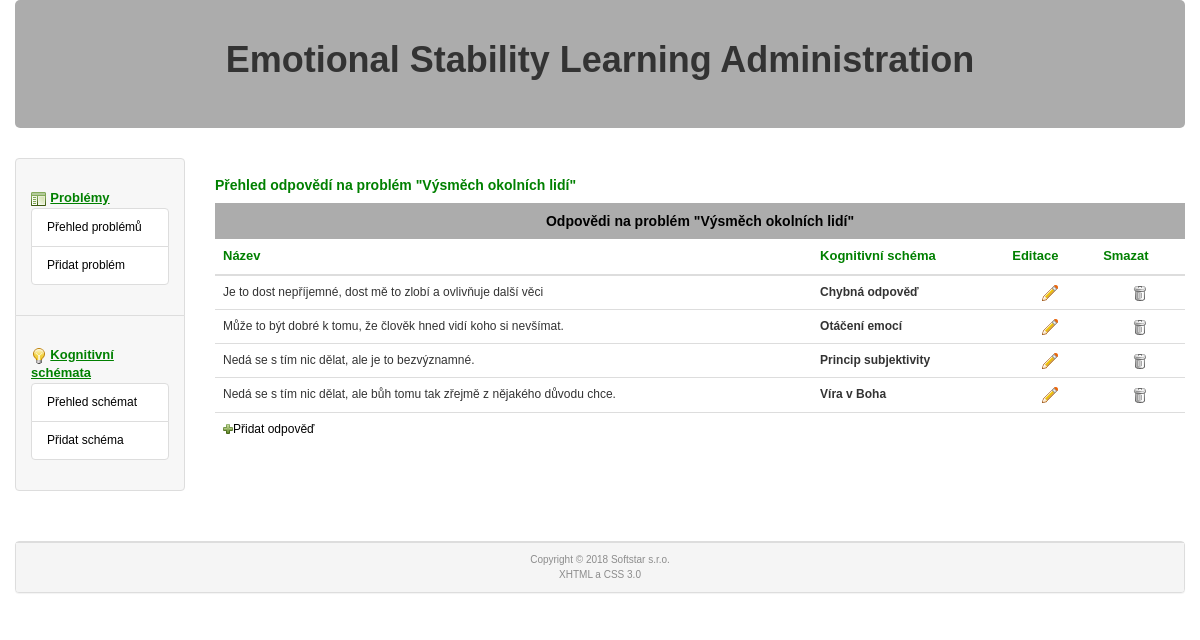
Page /administrace/?odpovedi=1&idp=1 on the committed database.
### tables this page shows
CREATE TABLE `odpoved` (
  `id_problemu` int(11) NOT NULL,
  `id_kog_schematu` int(11) NOT NULL,
  `odpoved` text NOT NULL,
  `smazano` int(1) NOT NULL DEFAULT '0'
);

CREATE TABLE `kognitivni_schema` (
  `id` int(11) NOT NULL,
  `nazev` varchar(40) NOT NULL,
  `smazano` int(1) NOT NULL DEFAULT '0'
);

### www/administrace/index.php (called while the page is built, shortened)
<?php
  $router = RouterController::getInstance();
  $router->setView();
  $router->showView();
?>

### www/administrace/models/model.php (called while the page is built, shortened)
<?php
  class model
  {
    private $db, $sever_name;
    function __construct()
    {
      $this->db = new cdb();
    }
    function __destruct()
    {
      $this->db->closedb();
    }
    function selectOne($table, array $keys)
    {
      $query = "select * from $table where";
      $i = 0;
      foreach($keys as $name => $value)
      {
        if ($i)
        {
          $query .= " and $name=$value";
        }
        else
        {
          $query .= " $name=$value";
          $i = 1;
        }
      }
      $query .= ";";
      if (!$this->db->query($query))
      {
        RouterController::getInstance()->setError($this->db->get_error());
      }
      return $this->db->get_row();
    }
    function selectArray(array $tables, array $collums, array $keys)
    {
      $query = "select ";
      $i = 0;
      foreach($collums as $collum)
      {
        if ($i)
        {
          $query .= ", $collum";
        }
        else
        {
          $query .= "$collum";
          $i = 1;
        }
      }
      $query .= " from ";
      $i = 0;
      foreach($tables as $table)
      {
        if ($i)
        {
          $query .= ", $table";
        }
        else
        {
          $query .= "$table";
          $i = 1;
        }
      }
      $query .= " where";
      $i = 0;
      foreach($keys as $name => $value)
      {
        if ($i)
        {
          $query .= " and $name=$value";
        }
        else
        {
          $query .= " $name=$value";
          $i = 1;
        }
      }
      $query .= ";";
      if (!$this->db->query($query))
      {
        RouterController::getInstance()->setError($this->db->get_error());
      }
      else
      {
        $i = 0;
        while ($item=$this->db->get_array())
        {
          if (!empty($item))
          {
            $arr[$i] = $item;
            $i++;
          }
        }
      }
      return $arr;
    }
  }
?>

### www/administrace/cfg/sql.php (called while the page is built)
<?php
  $this->server='localhost';
  $this->user='emotions';
  $this->password='emotions';
  $this->db_name='emotions';
?>

### www/administrace/models/cdb.php (called while the page is built, shortened)
<?php
class cdb {
  private $data, $querystring, $error, $conn;
  public $server, $user, $password, $db_name;
  function __construct()
  {
    require("./cfg/sql.php");
    $this->conn = null;
  }
  function connect() {
    $options=array(
      PDO::ATTR_ERRMODE => PDO::ERRMODE_EXCEPTION,
      PDO::MYSQL_ATTR_INIT_COMMAND => "SET NAMES utf8"
      );
    try {
            $this->conn = @new PDO("mysql:host=".$this->server.";dbname=".$this->db_name, $this->user, $this->password, $options);
    } catch (PDOException $e) {
        $error = 'DB connection failed: ' . $e->getMessage();
    }
    return(1);
  }
  function query($dotaz) {
    $this->data=$this->conn->prepare($dotaz);
    $parameters = array();
    try {
            $this->data->execute($parameters);
    } catch (PDOException $e) {
        $error = 'Execution of query failed: ' . $e->getMessage();
        $this->data=null;
    }
    if ($this->data) { return 1; }
    else  {return 0;}
  }
  function get_row() {
    $arr = $this->data->fetch(PDO::FETCH_NUM);
    if (!empty($arr)) { return $arr; }
    else { return 0; }
  }
  function get_array() {
    $arr = $this->data->fetch(PDO::FETCH_ASSOC);
    if (!empty($arr)) {return ($arr); }
    else { return 0; }
  }
  function closedb() {
    $this->conn = null;
  }
};
?>

### www/administrace/controllers/AnswerOverviewController.php (called while the page is built, shortened)
<?php
class AnswerOverviewController extends Controller
{
  public function setView()
  {
    $model = new model();
    if ($model->ifconnected())
    {
      $answers = $model->selectArray(array("odpoved", 'kognitivni_schema'), array('odpoved', 'nazev', 'id_kog_schematu') , array('id_problemu' => $this->post_get('idp'), 'id' => 'id_kog_schematu', 'odpoved.smazano' => 0));
      $arr = $model->selectOne("problem", array('id' => $this->post_get('idp')));
      $problem = $arr[1];
    }
  }
}

### www/administrace/controllers/RouterController.php (called while the page is built, shortened)
<?php
class RouterController extends Controller
{
  protected $controller;
  public function setView()
  {
    $this->controller->setView();
  }
    private function setViewAnswer()
    {
      if ($this->post_get('odpovedi')==1)
      {
        $this->controller = new AnswerOverviewController();
      }
      elseif ($this->post_get('odpovedi')==3)
      {
        $model = new model();
        $model->update('odpoved', array('id_problemu' => htmlspecialchars($this->post_get('idp'), ENT_QUOTES), 'id_kog_schematu' => htmlspecialchars($this->post_get('idks'), ENT_QUOTES)), array('smazano' => 1));
        $this->redirect("?odpovedi=1&idp=".$this->post_get('idp'));
      }
    }
  }
?>

### www/administrace/views/answerOverview.phtml (the view)
<div class="col-sm-10">
  <h4>Přehled odpovědí na problém "<?php echo($problem); ?>"</h4>
<?php
   $pocet=count($answers);
   if (!$pocet) {
     ?>
    <div class="hlaska">Nejsou uloženy žádné odpovědi na problém "<?php echo($problem); ?>"<br /><a href="<?php echo("./?odpovedi=2&idp=".$this->post_get('idp')); ?>"><img src="icons/add.png" width="10" height="10" />Přidat odpověď</a></div>
     <?php
   } else {
   ?>
  <div class="table-responsive">
    <table class="table table-hover">
      <caption class="text-center">Odpovědi na problém "<?php echo($problem); ?>"</caption>
      <thead><tr><th>Název</th><th>Kognitivní schéma</th><th>Editace</th><th>Smazat</th></tr></thead>
      <tbody>
        <?php
         foreach($answers as $answer) {
        ?>
        <tr>
          <td><?php echo($answer['odpoved']); ?></td>
          <td><strong><?php echo($answer['nazev']); ?></strong></td>
          <td class="text-center"><?php echo("<a href=\"./?odpovedi=2&idp=".$this->post_get('idp')."&idks=".$answer['id_kog_schematu']."\">"); ?><img src="icons/pencil.png" width="16" height="16" /></a></td>
          <td class="text-center"><?php echo("<a href=\"./?odpovedi=3&idp=".$this->post_get('idp')."&idks=".$answer['id_kog_schematu']."\">"); ?><img src="icons/bin_closed.png" width="16" height="16" /></a></td>
        </tr>
           <?php } ?>
        <tr><td colspan="4"><a href="<?php echo("./?odpovedi=2&idp=".$this->post_get('idp')); ?>"><img src="icons/add.png" width="10" height="10" />Přidat odpověď</a></td>
      </tbody>
    </table>
   <?php } ?>
  </div>
</div>

### www/administrace/css/style.css (style rules this page uses)
body { font-family: 'Helvetica CE','Arial CE',sans-serif; font-size: 12px; }
h4 { font-size: 14px; font-weight: bold; color: green; margin-top: 20px; }
table caption { font-weight: bold; background-color:#acacac; color:black; font-size:14px; }
thead { font-size: 13px; font-weight: bold; color: green; }
td a { text-decoration: none; color: black; }

### rows in the picture
odpoved: odpoved "Je to dost nepříjemné, dost mě to zlobí a ovlivňuje další věci", kognitivni_schema.nazev "Chybná odpověď"
odpoved: odpoved "Může to být dobré k tomu, že člověk hned vidí koho si nevšímat.", kognitivni_schema.nazev "Otáčení emocí"
odpoved: odpoved "Nedá se s tím nic dělat, ale je to bezvýznamné.", kognitivni_schema.nazev "Princip subjektivity"
odpoved: odpoved "Nedá se s tím nic dělat, ale bůh tomu tak zřejmě z nějakého důvodu chce.", kognitivni_schema.nazev "Ví­ra v Boha"

### other values in the picture
$problem "Výsměch okolních lidí"
